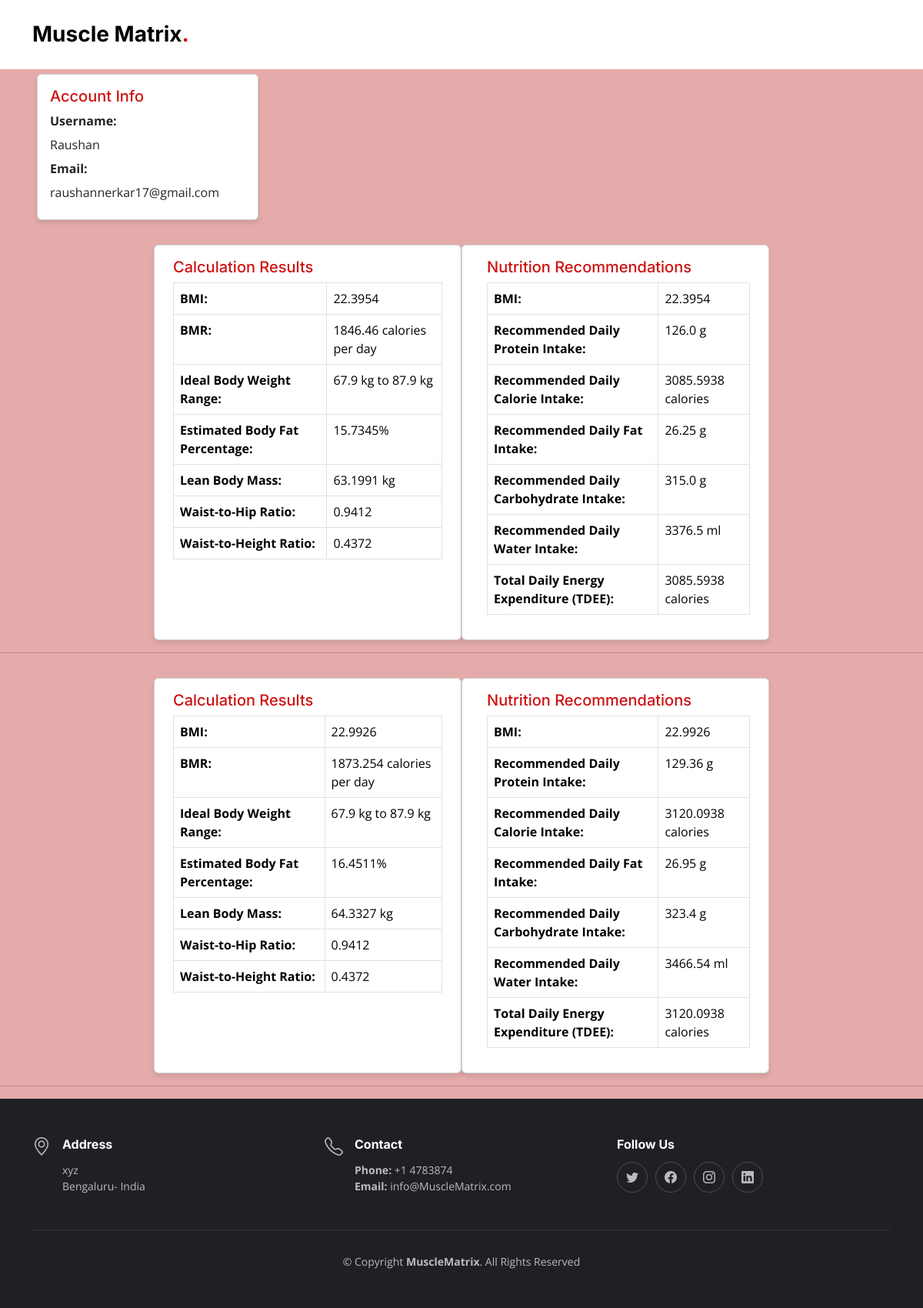
Page /account (signed in) on the committed database.
### website_folder/models.py (models this page shows, shortened)
class User(db.Model, UserMixin):
    id = db.Column(db.Integer, primary_key=True)
    username = db.Column(db.String(20), unique=True, nullable=False)
    email = db.Column(db.String(120), unique=True, nullable=False)
    password = db.Column(db.String(60), nullable=False)
    calculation_results = db.relationship('CalculationResult', backref='user', lazy='dynamic')

class CalculationResult(db.Model):
    id = db.Column(db.Integer, primary_key=True)
    bmi = db.Column(db.Float)
    bmr = db.Column(db.Float)
    ideal_weight = db.Column(db.Float)
    body_fat_percentage = db.Column(db.Float)
    lean_body_mass = db.Column(db.Float)
    waist_to_hip_ratio = db.Column(db.Float)
    waist_to_height_ratio = db.Column(db.Float)
    protein_intake = db.Column(db.Float)
    calorie_intake = db.Column(db.Float)
    fat_intake = db.Column(db.Float)
    carbohydrate_intake = db.Column(db.Float)
    water_intake = db.Column(db.Float)
    tdee = db.Column(db.Float)
    user_id = db.Column(db.Integer, db.ForeignKey('user.id'), nullable=False)

### website_folder/route.py (the view)
@app.route("/account", methods=['GET', 'POST'])
@login_required
def account():
    form = UpdateAccountForm()
    if form.validate_on_submit():
        current_user.username = form.username.data
        current_user.email = form.email.data
        db.session.commit()
        flash('Your account has been updated!', 'success')
        return redirect(url_for('account'))
    elif request.method == 'GET':
        form.username.data = current_user.username
        form.email.data = current_user.email
    return render_template('account.html', title='Account', form=form)

### website_folder/models.py (called while the page is built)
@login_manager.user_loader
def load_user(user_id):
    return User.query.get(int(user_id))

### website_folder/templates/account.html (shortened to what this page needs)
{% extends "base.html" %}
{% block content %}
<br><br>
<link rel="stylesheet" href="static/account.css">
<body>
    <div class="content-section mt-5">
        <div class="content-section mt-5">
            <form method="POST" action="" enctype="multipart/form-data">
              <fieldset class="form-group">
                <div class="card ms-5" style="width: 18rem;">
                  <div class="card-body">
                    <h5 class="card-title">Account Info</h5>
                    <div class="form-group">
                      <label class="form-control-label bold-label">Username:</label>
                      <label class="form-control-plaintext">{{ form.username.data }}</label>
                    </div>
                    <div class="form-group">
                      <label class="form-control-label bold-label">Email:</label>
                      <label class="form-control-plaintext">{{ form.email.data }}</label>
                    </div>
                  </div>
                </div>
              </fieldset>
            </form>
          </div>
          </div>
        {% if current_user.calculation_results.count() > 0 %}
  {% for result in current_user.calculation_results %}
    <div class="row row-cols-3 g-3 justify-content-center mt-3">
      <div class="card col justify-content-center" style="width: 25rem;">
        <div class="card-body">
          <h5 class="card-title">Calculation Results</h5>
          <table class="table table-bordered">
            <tbody>
              <tr>
                <th scope="row">BMI:</th>
                <td>{{ result.bmi }}</td>
              </tr>
              <tr>
                <th scope="row">BMR:</th>
                <td>{{ result.bmr }} calories per day</td>
              </tr>
              <tr>
                <th scope="row">Ideal Body Weight Range:</th>
                <td>{{ result.ideal_weight - 10 }} kg to {{ result.ideal_weight + 10 }} kg</td>
              </tr>
              <tr>
                <th scope="row">Estimated Body Fat Percentage:</th>
                <td>{{ result.body_fat_percentage }}%</td>
              </tr>
              <tr>
                <th scope="row">Lean Body Mass:</th>
                <td>{{ result.lean_body_mass }} kg</td>
              </tr>
              <tr>
                <th scope="row">Waist-to-Hip Ratio:</th>
                <td>{{ result.waist_to_hip_ratio }}</td>
              </tr>
              <tr>
                <th scope="row">Waist-to-Height Ratio:</th>
                <td>{{ result.waist_to_height_ratio }}</td>
              </tr>
            </tbody>
          </table>
        </div>
      </div>
      <div class="card col ps-3" style="width: 25rem;">
        <div class="card-body">
          <h5 class="card-title">Nutrition Recommendations</h5>
          <table class="table table-bordered">
            <tbody>
              <tr>
                <th scope="row">BMI:</th>
                <td>{{ result.bmi }}</td>
              </tr>
              <tr>
                <th scope="row">Recommended Daily Protein Intake:</th>
                <td>{{ result.protein_intake }} g</td>
              </tr>
              <tr>
                <th scope="row">Recommended Daily Calorie Intake:</th>
                <td>{{ result.calorie_intake }} calories</td>
              </tr>
              <tr>
                <th scope="row">Recommended Daily Fat Intake:</th>
                <td>{{ result.fat_intake }} g</td>
              </tr>
              <tr>
                <th scope="row">Recommended Daily Carbohydrate Intake:</th>
                <td>{{ result.carbohydrate_intake }} g</td>
              </tr>
              <tr>
                <th scope="row">Recommended Daily Water Intake:</th>
                <td>{{ result.water_intake }} ml</td>
              </tr>
              <tr>
                <th scope="row">Total Daily Energy Expenditure (TDEE):</th>
                <td>{{ result.tdee }} calories</td>
              </tr>
            </tbody>
          </table>
        </div>
      </div>
    </div>
    <hr>
  {% endfor %}
{% endif %}
</body>
{% endblock content %}

### website_folder/templates/base.html (shortened to what this page needs)
<!DOCTYPE html>
<html lang="en">
<head>
  <link href="static/vendor/bootstrap/css/bootstrap.min.css" rel="stylesheet">
  <link href="static/vendor/bootstrap-icons/bootstrap-icons.css" rel="stylesheet">
  <link href="static/vendor/aos/aos.css" rel="stylesheet">
  <link href="static/vendor/glightbox/css/glightbox.min.css" rel="stylesheet">
  <link href="static/vendor/swiper/swiper-bundle.min.css" rel="stylesheet">
  <link rel="stylesheet" href="https://cdnjs.cloudflare.com/ajax/libs/font-awesome/5.15.3/css/all.min.css">
  <link href="https://cdn.jsdelivr.net/npm/bootstrap@5.3.3/dist/css/bootstrap.min.css" rel="stylesheet">
  <link href="static/main.css" rel="stylesheet">
  <link rel="stylesheet" href="{{ url_for('static', filename='main.css') }}">
</head>
<!DOCTYPE html>
<html>
<head>
</head>
<body>
  <header id="header" class="header fixed-top d-flex align-items-center">
    <div class="container d-flex align-items-right justify-content-between">
      <a href="{{ url_for('static', filename='logo.jpg') }}" class="logo d-flex align-items-right me-auto me-lg-0">
        <h1>Muscle Matrix<span>.</span></h1>
      </a>
    </div>
   </header>
  {% block content %}{% endblock %}
  <footer id="footer" class="footer">
    <div class="container">
      <div class="row gy-4">
        <div class="col-lg-4 col-md-5 d-flex">
          <i class="bi bi-geo-alt icon"></i>
          <div>
            <h4>Address</h4>
            <p>
              xyz<br>
              Bengaluru- India<br>
            </p>
          </div>
        </div>
        <div class="col-lg-4 col-md-5 footer-links d-flex">
          <i class="bi bi-telephone icon"></i>
          <div>
            <h4>Contact</h4>
            <p>
              <strong>Phone:</strong> +1 4783874<br>
              <strong>Email:</strong> info@MuscleMatrix.com<br>
            </p>
          </div>
        </div>
        <div class="col-lg-4 col-md-5 footer-links">
          <h4>Follow Us</h4>
          <div class="social-links d-flex">
            <a href="#" class="twitter"><i class="bi bi-twitter"></i></a>
            <a href="#" class="facebook"><i class="bi bi-facebook"></i></a>
            <a href="#" class="instagram"><i class="bi bi-instagram"></i></a>
            <a href="#" class="linkedin"><i class="bi bi-linkedin"></i></a>
          </div>
        </div>
      </div>
    </div>
    <div class="container">
      <div class="copyright">
        &copy; Copyright <strong><span>MuscleMatrix</span></strong>. All Rights Reserved
      </div>
    </div>
  </footer>
</body>
</html>

### website_folder/static/main.css (style rules this page uses)
:root { --font-default: "Open Sans", system-ui, -apple-system, "Segoe UI", Roboto, "Helvetica Neue", Arial, "Noto Sans", "Liberation Sans", sans-serif, "Apple Color Emoji", "Segoe UI Emoji", "Segoe UI Symbol", "Noto Color Emoji"; --font-primary: "Jersey 10", sans-serif; --font-secondary: "Inter", sans-serif; }
:root { --color-default: #212529; --color-primary: #ce1212; --color-secondary: #37373f; }
:root { scroll-behavior: smooth; }
body { font-family: var(--font-default); color: var(--color-default); }
a { color: var(--color-primary); text-decoration: none; }
h1, h2, h3, h4, h5, h6 { font-family: var(--font-secondary); }
.header { background: #fff; transition: all 0.5s; z-index: 997; height: 90px; border-bottom: 1px solid #fff; }
.header .logo h1 { font-size: 28px; font-weight: 700; color: #000; margin: 0; font-family: var(--font-secondary); }
.header .logo h1 span { color: var(--color-primary); }
.footer { font-size: 14px; background-color: #1f1f24; padding: 50px 0; color: rgba(255, 255, 255, 0.7); }
.footer .icon { margin-right: 15px; font-size: 24px; line-height: 0; }
.footer h4 { font-size: 16px; font-weight: bold; position: relative; padding-bottom: 5px; color: #fff; }
.footer .footer-links { margin-bottom: 30px; }
.footer .social-links a { display: flex; align-items: center; justify-content: center; width: 40px; height: 40px; border-radius: 50%; border: 1px solid rgba(255, 255, 255, 0.2); font-size: 16px; color: rgba(255, 255, 255, 0.7); margin-right: 10px; transition: 0.3s; }
.footer .copyright { text-align: center; padding-top: 30px; border-top: 1px solid rgba(255, 255, 255, 0.1); }

### website_folder/static/account.css (style rules this page uses)
.card-title { color: #ce1212; }
body { background-color: #e5abab; }
.bold-label { font-weight: bold; display: block; }
.card { box-shadow: 0 4px 6px rgba(0, 0, 0, 0.1); }

### rows in the picture
User: username.data "Raushan", email.data "raushannerkar17@gmail.com"
CalculationResult: bmi "22.3954", bmr "1846.46", result.ideal_weight-10 "67.9", result.ideal_weight+10 "87.9", body_fat_percentage "15.7345", lean_body_mass "63.1991", waist_to_hip_ratio "0.9412", waist_to_height_ratio "0.4372", protein_intake "126.0", calorie_intake "3085.5938", fat_intake "26.25", carbohydrate_intake "315.0", water_intake "3376.5", tdee "3085.5938"
CalculationResult: bmi "22.9926", bmr "1873.254", result.ideal_weight-10 "67.9", result.ideal_weight+10 "87.9", body_fat_percentage "16.4511", lean_body_mass "64.3327", waist_to_hip_ratio "0.9412", waist_to_height_ratio "0.4372", protein_intake "129.36", calorie_intake "3120.0938", fat_intake "26.95", carbohydrate_intake "323.4", water_intake "3466.54", tdee "3120.0938"
